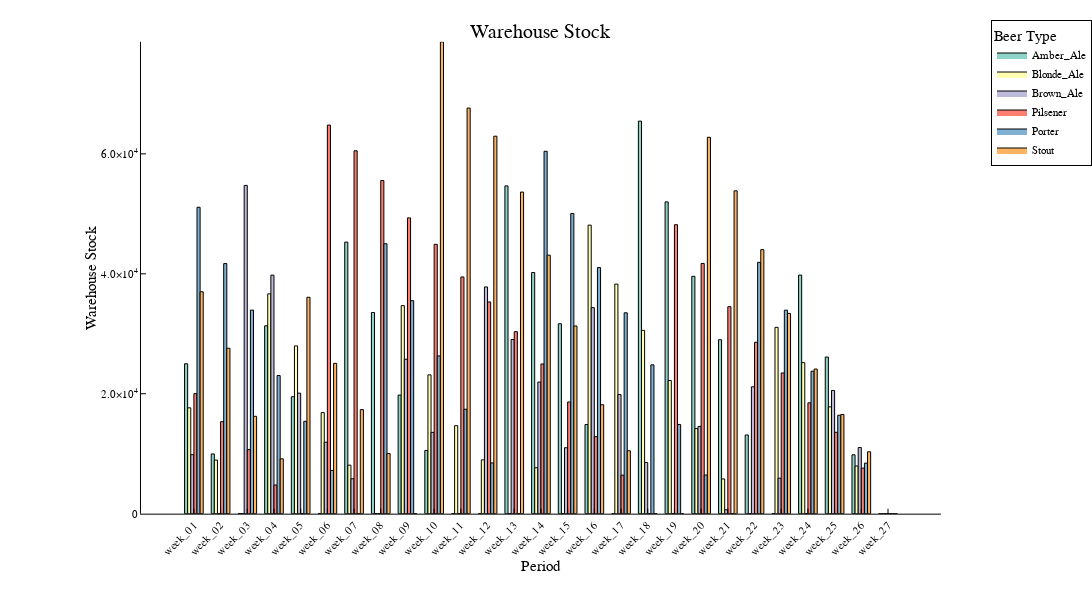

This figure's notebook cell:
### Markdown cell above
The following code creates the warehouse stock plot.

### Code cell
productionResults = create_production_results()
p = create_warehouse_plot(productionResults)
